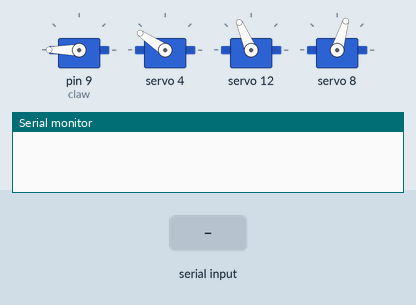
This sketch was run on a simulated Arduino Uno, built with avr-gcc and run on an emulated ATmega328P. Parts: 4 × servo, the last lines printed to the serial monitor. The test bench sets the inputs (shaded band).

Above: at 1.2 s.
1.3 s: "arm 1: \n" received over Serial
At 4.2 s:
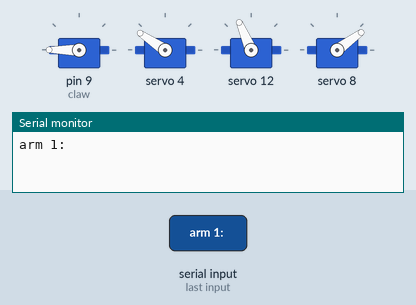
4.3 s: "90,45,200\n" received over Serial
At 5.13 s:
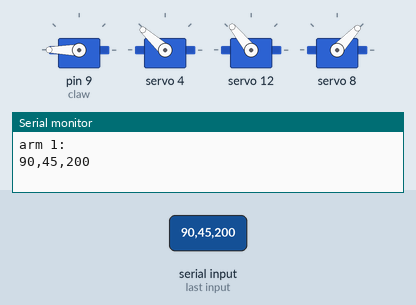
7.3 s: "90,45\n" received over Serial
10.3 s: "90,45,200,10\n" received over Serial
13.3 s: "2\n" received over Serial
At 14.02 s:
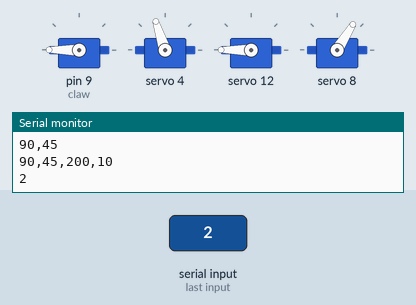
16.3 s: "30,150,10\n" received over Serial
At 24.2 s:
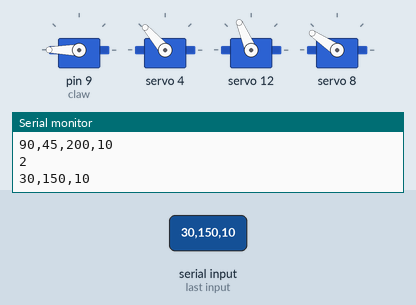
Timing chart, 0 to 24.4 s (numbered marks = the images above; inputs shaded):
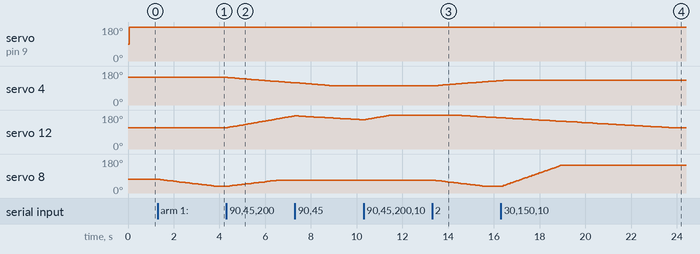

The sketch:

robotarm.ino
```cpp
#include <Wire.h>
#include <Servo.h>
#include <Adafruit_PWMServoDriver.h>

Adafruit_PWMServoDriver pwm = Adafruit_PWMServoDriver();

#define SERVO_FREQ 50
Servo claw;

//setting servo min/max PWM values
#define BIGSERVOMIN  110
#define BIGSERVOMAX  420
#define SMLSERVOMIN  70
#define SMLSERVOMAX  430

//declare servo channels on PCA9685
#define ARM1PIN  4
#define ARM2PIN  12
#define ROTATIONPIN  8
#define CLAWPIN  0

//declare servo movement ranges, used for representing positions as percent
const int rangeArm1[]={180, 120};
const int rangeArm2[]={140, 185};
const int rangeRotation[]={45, 135};

//storing current position
int arm1Pos = 0;
int arm2Pos = 0;
int rotationPos = 50;
int clawPos = 180;

//storing target position
int arm1Tgt = 0;
int arm2Tgt = 0;
int rotationTgt = 50;
int clawTgt = 180;

String input;

void setup() {
  Serial.begin(115200);
  Serial.setTimeout(50);
  pwm.begin();
  pwm.setOscillatorFrequency(27000000);
  pwm.setPWMFreq(SERVO_FREQ);

  claw.attach(9);

  delay(10);
}

void loop() {

  input = Serial.readStringUntil('\r');

  if (!input.equals("")){
    Serial.println(input);
    arm1Tgt = input.substring(0,3).toInt();
    rotationTgt = input.substring(3,6).toInt();
    arm2Tgt = input.substring(6,9).toInt();
  }

    //claw control
  if (input.substring(9,10).toInt() == 2){
    clawTgt = 180;
  }
  else if (input.substring(9,10).toInt() == 1){
    clawTgt = 120;
  }

  updatePos(arm1Tgt, arm1Pos);
  updatePos(arm2Tgt, arm2Pos);
  updatePos(rotationTgt, rotationPos);
  updatePos(clawTgt,clawPos);

  //sending current positions
  servoPercent(ARM1PIN,arm1Pos);
  servoPercent(ARM2PIN,arm2Pos);
  servoPercent(ROTATIONPIN,rotationPos);
  claw.write(clawPos);

  //delay (10);


}
//#######################################################################################################
//converts percent movement -> angle ->PWM to motor

void updatePos(int tgt, int & pos){
  if (tgt > 100){
    if (abs(tgt-pos) <3){
      pos = tgt;
    }
    else if (tgt>pos){
      pos = pos +3;
    }
    else if (tgt<pos){
      pos = pos -3;
    }
  }
  else{
    if (abs(tgt-pos) <1){
      pos = tgt;
    }
    else if (tgt>pos){
      pos = pos +1;
    }
    else if (tgt<pos){
      pos = pos -1;
    }
  }

}

void servoPercent(int servoNum, int percent){
  int pulselen = 0;
  int angle = 0;

  if (servoNum == ARM1PIN){
    angle = (100-percent)*rangeArm1[0] + (percent)*rangeArm1[1];
    //Serial.print("arm 1: ");
  }
  else if (servoNum == ARM2PIN){
    angle = (100-percent)*rangeArm2[0] + (percent)*rangeArm2[1];
    //Serial.print("arm 2: ");
  }
  else if (servoNum == ROTATIONPIN){
    angle = (100-percent)*rangeRotation[0] + (percent)*rangeRotation[1];
    //Serial.print("rotation: ");
  }

  angle = angle/100;
  //Serial.println(angle);
  //parameters for small servo
  if (servoNum == CLAWPIN){
    pulselen = map(angle, 0, 180, SMLSERVOMIN, SMLSERVOMAX);
  }
  else{ //params for big servo
    pulselen = map(angle, 0, 180, BIGSERVOMIN, BIGSERVOMAX);
  }

  pwm.setPWM(servoNum, 0, pulselen);
}

//claw functions
void openClaw(){
  for (int angle = 120; angle <= 180; angle++) {
    //servoAngle(CLAWPIN,angle);
    claw.write(angle);
    delay(20);
  }
}

void closeClaw(){
  for (int angle = 180; angle >= 120; angle--) {
    //servoAngle(CLAWPIN,angle);
    claw.write(angle);
    delay(20);
  }
}


// converts angle to PWM output for servo
void servoAngle(int servoNum, int angle){
  int pulselen = 0;

  //parameters for small servo
  if (servoNum == CLAWPIN || servoNum == ARM2PIN){
    pulselen = map(angle, 0, 180, SMLSERVOMIN, SMLSERVOMAX);
  }
  else{ //params for big servo
    pulselen = map(angle, 0, 180, BIGSERVOMIN, BIGSERVOMAX);
  }

  pwm.setPWM(servoNum, 0, pulselen);
  delay(10);
}
```

Measured:
- after the input at 1.3 s, servo 8: moves from 73° to 36° over 2.5 s, starting after 0.05 s
- after the input at 4.3 s, servo 4: moves from 146° to 117° over 2.9 s, starting after 0.05 s; servo 12: moves from 113° to 175° over 2.9 s, starting after 0.05 s; servo 8: moves from 36° to 68° over 2.2 s, starting after 0.05 s
- after the input at 13.3 s, servo 4: moves from 102° to 129° over 2.8 s, starting after 0.10 s; servo 12: moves from 180° to 165° over 2.0 s, starting after 0.94 s; servo 8: moves from 68° to 36° over 2.2 s, starting after 0.10 s
- after the input at 16.3 s, servo 4: goes on until 16.5 s, then stays 131°; servo 8: moves from 36° to 146° over 2.6 s, starting after 0.05 s
